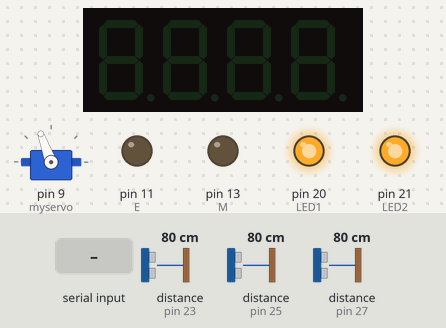
A sketch run on a simulated Arduino Mega 2560, built with avr-gcc and run on an emulated ATmega2560. Parts: servo, 4-digit seven-segment display, output pins drawn as LEDs (lit = HIGH). Wiring (inferred from the names in the program): 3 × ultrasonic range finder: trigger pin 22, echo pin 23 / trigger pin 24, echo pin 25 / trigger pin 26, echo pin 27. The inputs (shaded band) are chosen by the test bench; at power-on: distance to the obstacle (sensors on pin 23, pin 25, pin 27) 80 cm. The echo pulse lasts 58.3 µs per cm; pins used as bus, display or sensor lines are not drawn.

Above: at 1.2 s.
1.3 s: "90,45\n" received over Serial
At 2.2 s:
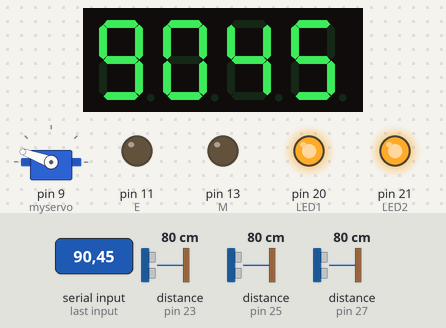
2.9 s: "30,150\n" received over Serial
At 4.1 s:
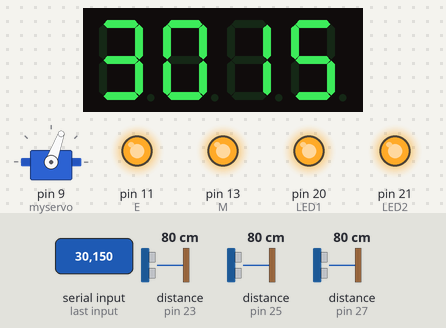
4.5 s: distance to the obstacle (sensor on pin 23) set to 20 cm
6.0 s: distance to the obstacle (sensor on pin 23) set to 15 cm
At 6.9 s:
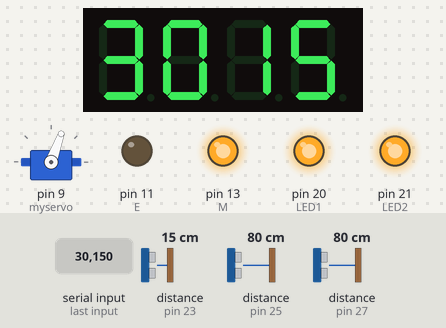
7.5 s: distance to the obstacle (sensor on pin 23) set to 18 cm
At 8.1 s:
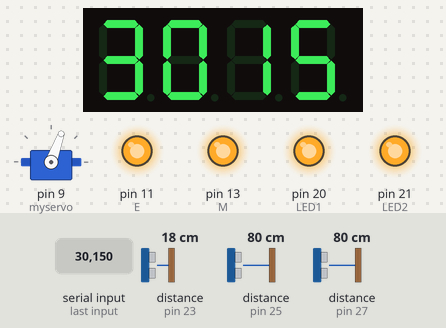
9.0 s: "1\n" received over Serial
At 12.0 s:
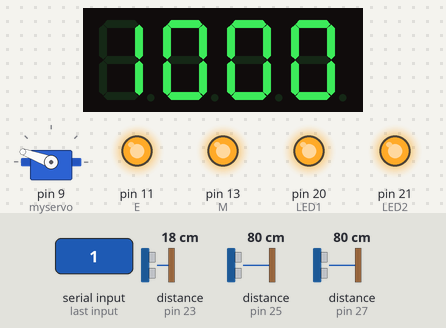
Timing chart, 0 to 13.0 s (numbered marks = the images above; inputs shaded):
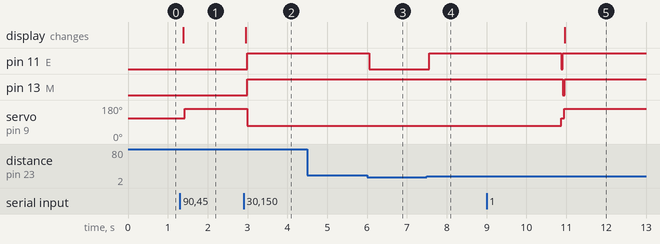

The sketch:

main3.ino
```cpp
// Include lib
#include <TM1637Display.h>
#include <Servo.h>
Servo myservo;

// Debuging functions
#define DEBUG_ARRAY(a) {for (int index = 0; index < sizeof(a) / sizeof(a[0]); index++)   {Serial.print(a[index]); Serial.print('\t');} Serial.println();};
#define DEBUG_COMMAND(a, index) {display.showNumberDec(a, false, 1, index);};

// Declared some variables
String command = "";
const int dataLength = 5;
int data[dataLength];
int motor, tunnel, park, intersection, steering;

// Motor pins
#define E 11
#define M 13

// Steering pins
#define RR 70
#define R 90
#define C 110
#define L 130
#define LL 160

// UltraSonic Pins
#define ECHO_L 23
#define TRIG_L 22
#define ECHO_C 25
#define TRIG_C 24
#define ECHO_R 27
#define TRIG_R 26
#define ECHO_P_R 29
#define TRIG_P_R 28

// Seven segment pins
#define CLK 3
#define DIO 2

// LED pins
#define LED1 20
#define LED2 21

// test
#define LED 40

// Create a display object of type TM1637Display
TM1637Display display = TM1637Display(CLK, DIO);

// Setup
void setup() {
  // Serial config
  Serial.begin(9600);
  Serial.setTimeout(5);

  // Motor pinmod
  pinMode(M, OUTPUT);
  pinMode(E, OUTPUT);

  // Servo attach
  myservo.attach(9);
  myservo.write(C);

  // UltraSonic
  pinMode(TRIG_L, OUTPUT);
  pinMode(ECHO_L, INPUT);
  pinMode(TRIG_C, OUTPUT);
  pinMode(ECHO_C, INPUT);
  pinMode(TRIG_R, OUTPUT);
  pinMode(ECHO_R, INPUT);
  pinMode(TRIG_P_R, INPUT);
  pinMode(ECHO_P_R, INPUT);

  // LEDs
  pinMode(LED1, OUTPUT);
  pinMode(LED2, OUTPUT);
  digitalWrite(LED1, HIGH);
  digitalWrite(LED2, HIGH);

  // Set the seven segment brightness to 5 (0=dimmest 7=brightest)
  display.setBrightness(5);
  display.clear();
}

// Main loop
void loop() {

  // Get start time
  unsigned long start = millis(); // ==================================================

  // Check for obstacle
  if (obstacle()) {
    motion_fun(2, steering);
  } else {motion_fun(motor, steering);}

  // Check the serial
  if (Serial.available()) {
    // Read serial and split them
    command = Serial.readStringUntil('\n');
    for (int i = 0; i < dataLength ; i++) {
      data[i] = command.substring(i, i + 1).toInt();
    }
    // DEBUG_ARRAY(data);

    // Split data to {motor},{tunnel},{park},{intersection},{steering}
    motor = data[0];
    tunnel = data[1];
    park = data[2];
    intersection = data[3];
    steering = data[4];

    // Show command
    DEBUG_COMMAND(motor, 0);
    DEBUG_COMMAND(park, 1);
    DEBUG_COMMAND(intersection, 2);
    DEBUG_COMMAND(steering, 3);

    // Execute the commands
    if (tunnel != 0) lights_fun(tunnel);
    else if (intersection != 0) intersection_fun(intersection);
    else if (park != 0) parking_fun(park);
    else if ((motor != 0) || (steering != 0)) motion_fun(motor, steering);

    // Clean serial buffer
    Serial.flush();
  }

  // Get end time and show delay
  unsigned long end = millis(); // ==================================================
  int delay = end - start;
  // display.showNumberDec(delay);
}

// Function for ultrasonics
bool obstacle() {

  // Left Module
  digitalWrite(TRIG_L, LOW);
  delayMicroseconds(2);
  digitalWrite(TRIG_L,  HIGH);
  delayMicroseconds(10);
  digitalWrite(TRIG_L, LOW);
  const unsigned long duration_L = pulseIn(ECHO_L, HIGH);

  delay(10);

  // Center Module
  digitalWrite(TRIG_C, LOW);
  delayMicroseconds(2);
  digitalWrite(TRIG_C,  HIGH);
  delayMicroseconds(10);
  digitalWrite(TRIG_C, LOW);
  const unsigned long duration_C = pulseIn(ECHO_C, HIGH);

  delay(10);

  // Right Module
  digitalWrite(TRIG_R, LOW);
  delayMicroseconds(2);
  digitalWrite(TRIG_R,  HIGH);
  delayMicroseconds(10);
  digitalWrite(TRIG_R, LOW);
  const unsigned long duration_R = pulseIn(ECHO_R, HIGH);

  // Stop if obstacle found
  if (duration_L < 1000 || duration_C < 1000 || duration_R < 1000) {
    // digitalWrite(E, LOW);
    // tone(buzzer, 800);
    // delay(100);
    return true;
  }
  else { // Set motor's last status again
    return false;
  }
}

// Function for turn on/off lights
void lights_fun(int command) {
  switch (command) {
    case 1: // lighs ON
      digitalWrite(LED1, LOW);
      digitalWrite(LED2, LOW);
      break;

    case 2: // lights OFF
      digitalWrite(LED1, HIGH);
      digitalWrite(LED2, HIGH);
      break;
  }
}

// Function for parking
void parking_fun(int command) {
  switch (command) {
    // right side
    case 1:
      for (int i = 0; i<3; i++) {
        motion_fun(1, steering);
        delay(3000);
        motion_fun(2, steering);
        if (park_check(1)) {
          digitalWrite(LED, HIGH);
          delay(200);
          digitalWrite(LED, LOW);
          delay(100);
          digitalWrite(LED, HIGH);
          delay(200);
          digitalWrite(LED, LOW);
          break;
        }
        digitalWrite(LED, HIGH);
        delay(200);
        digitalWrite(LED, LOW);
      }
      digitalWrite(LED, LOW);
      break;

    // left side
    case 2:

      break;
  }
}

// Function for turn left/right or go forward
void intersection_fun(int command) {
  switch (command) {
    case 1: // turn Right
      for (int i = 0; i < 150; i++) {
        if (obstacle()) {
        motion_fun(2, 1);
        i -= 1;
        } else {
          motion_fun(1, 1);
        }
          delay(10);
      }
      motion_fun(2, 3);
      Serial.flush();
      break;

    case 2: // center
      motion_fun(1, 3);
      delay(10000);
      motion_fun(2, 3);
      Serial.flush();
      break;

    case 3: // turn Left
      motion_fun(1, 3);
      delay(2000);
      motion_fun(1, 4);
      delay(9000);
      motion_fun(1, 5);
      delay(9000);
      motion_fun(2, 3);
      Serial.flush();
      break;
  }
}

// Function for controling motor and steering
void motion_fun(int motor_command, int steering_command) {
  // Execute motor command
  switch (motor_command) {
    case 1: // forward
      digitalWrite(M, HIGH);
      digitalWrite(E, HIGH);
      break;
    case 2: // stop
      digitalWrite(M, HIGH);
      digitalWrite(E, LOW);
      break;
    case 3: // backward
      digitalWrite(M, LOW);
      digitalWrite(E, HIGH);
      break;
  }

  // Execute steering command
  switch (steering_command) {
    case 1: // RR
      myservo.write(RR);
      break;
    case 2: // R
      myservo.write(R);
      break;
    case 3: // C
      myservo.write(C);
      break;
    case 4: // L
      myservo.write(L);
      break;
    case 5: // LL
      myservo.write(LL);
      break;
  }
}

// Function for finding parking area
bool park_check(int side) {
  switch (side) {
    case 1:
      digitalWrite(TRIG_C, LOW);
      delayMicroseconds(2);
      digitalWrite(TRIG_C,  HIGH);
      delayMicroseconds(10);
      digitalWrite(TRIG_C, LOW);
      const unsigned long duration_C = pulseIn(ECHO_C, HIGH);

      Serial.println(duration_C);

      if (duration_C < 400) {
        return false;
      } else {
        return true;
      }

      break;
  }
}
```

Measured:
- the behaviour switches between 18 and 17 cm on distance to the obstacle (sensor on pin 23) (found by bisection; images 2 and 3)
- after the input at 1.3 s, servo on pin 9 (myservo): 110° → 160° after 0.12 s; the display: changes after 0.08 s (image 1)
- after the input at 2.9 s, pin 11 (E), pin 13 (M): LOW → HIGH after 0.10 s; servo on pin 9 (myservo): 160° → 70° after 0.10 s; the display: changes after 0.06 s (image 2)
- after the input at 4.5 s, every drawn part: stays the same
- after the input at 6.0 s, pin 11 (E): HIGH → LOW after 0.05 s
- after the input at 7.5 s, pin 11 (E): LOW → HIGH after 0.05 s
- after the input at 9.0 s, the display: changes after 2.0 s (image 5)
